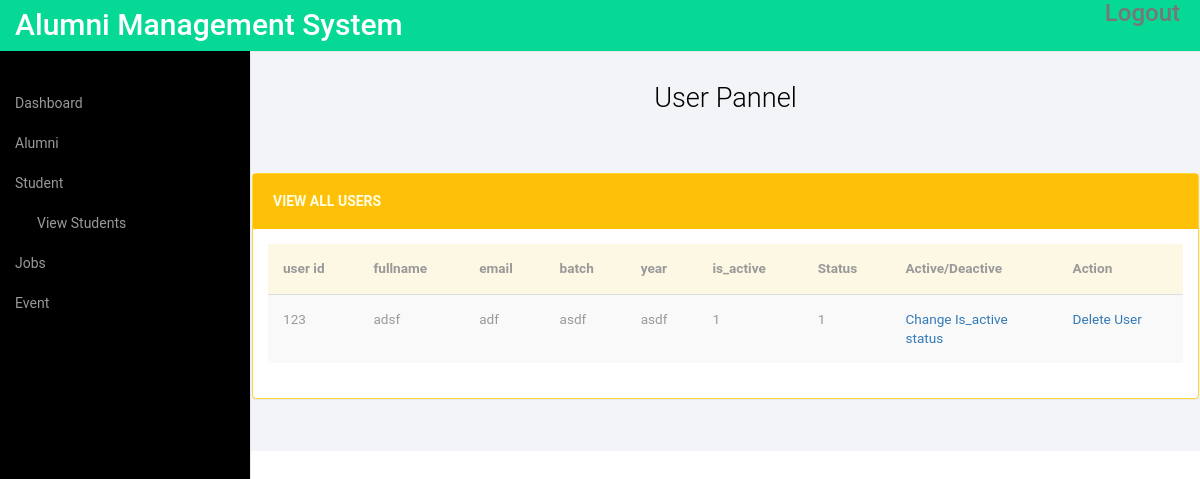
The app's page /admin_8.php with its own data.
### tables this page shows
CREATE TABLE IF NOT EXISTS `studentinfo` (
  `id` int(11) NOT NULL AUTO_INCREMENT,
  `student_id` varchar(40) NOT NULL,
  `fullname` varchar(60) NOT NULL,
  `email` varchar(60) NOT NULL,
  `department` varchar(60) NOT NULL,
  `batch` varchar(60) NOT NULL,
  `year` varchar(60) NOT NULL,
  `username` varchar(60) NOT NULL,
  `passward` varchar(60) NOT NULL,
  `type` tinyint(4) NOT NULL,
  `is_active` tinyint(4) NOT NULL,
  PRIMARY KEY (`id`)
);

### admin_8.php (the view, shortened to what this page needs)
<?php
include_once'link.php';
?>
<!DOCTYPE HTML>
<html>
<head>
  <link href="csss/bootstrap.min.css" rel='stylesheet' type='text/css' />
  <link href="csss/style.css" rel='stylesheet' type='text/css' />
  <link href="csss/font-awesome.css" rel="stylesheet">
</head>
<body>
  <div id="wrapper">
     <?php include'nav.php'; ?>
  <div id="page-wrapper">
    <div class="graphs">
      <div class="xs">
        <h3 align="center">User Pannel </h3>
            <div class="row">
    <div class="panel panel-warning" data-widget="{&quot;draggable&quot;: &quot;false&quot;}" data-widget-static="">
        <div class="panel-heading">
          <h2>View All Users</h2>
        </div>
        <div class="panel-body no-padding" style="display: block;">
          <table class="table table-striped">
            <thead>
              <tr class="warning">
                <th>user id</th>
                <th>fullname</th>
                <th>email</th>
                <th>batch</th>
                <th>year</th>
                <th>is_active</th>
                <th>Status</th>
                <th>Active/Deactive</th>
                <th>Action</th>
              </tr>
            </thead>
            <?php
              $sql="SELECT * FROM studentinfo ORDER BY id DESC;";
              if(!($result=mysqli_query($conn,$sql)))
              {
                echo "error".mysqli_error($conn);
                exit;
              }
              if(mysqli_num_rows($result)>0)
              while ($row=mysqli_fetch_assoc($result) )
              {
           ?>
            <tbody>
              <td><?php echo $row['student_id'];     ?></td>
              <td><?php echo $row['fullname'];    ?></td>
              <td><?php echo $row['email'];    ?></td>
              <td><?php echo $row['batch'];    ?></td>
              <td><?php echo $row['year'];    ?></td>
              <td><?php echo $row['type'];    ?></td>
              <td><?php echo $row['is_active'];    ?></td>
              <td><a href="acceptjoin_2.php?id=<?php echo $row['id'];?>" >Change Is_active<br> status</a></td>
              <td><a href="acd_4.php?id=<?php echo $row['id'];?>" >Delete User</a></td>
            </tbody>
            <?php  } ?>
          </table>
        </div>
      </div>
    </div>
  </div>
</div>
</div>
</div>
<link href="csss/custom.css" rel="stylesheet">
</body>
</html>

### csss/style.css (style rules this page uses)
h4, h5, h6, h1, h2, h3 { margin-top: 0; }
html, body { font-family: 'Roboto', sans-serif; font-size: 100%; background:#000; overflow-x: hidden; }
body a { transition:0.5s all; -webkit-transition:0.5s all; -moz-transition:0.5s all; -o-transition:0.5s all; -ms-transition:0.5s all; }
.panel .panel-heading { padding: 20px; overflow: hidden; border-top-left-radius: 0; border-top-right-radius: 0; border: 0!important; height: 55px; font-size: 14px; font-weight: 600; }
.panel-heading { padding:32px 15px 0px; border-top-left-radius:0 !important; border-top-right-radius: 0 !important; }
.graphs { padding: 2em 1em; background: #f2f4f8; font-family: 'Roboto', sans-serif; }
.xs h3, .widget_head { color:#000; font-size:1.7em; font-weight:300; margin-bottom: 1em; }
.table > thead > tr > th, .table > tbody > tr > th, .table > tfoot > tr > th, .table > thead > tr > td, .table > tbody > tr > td, .table > tfoot > tr > td { border-top: none !important; }
.panel-warning { margin-top: 2em; }
.panel.panel-warning { border-color: #fdd835; }
.panel.panel-warning .panel-heading { color: #fffde7; background-color: #ffc107; border-color: #fdd835; }
.panel .panel-heading h2 { font-size: 14px; font-weight: 700; margin: 0; text-transform: uppercase; }
.table > thead > tr > th, .table > tbody > tr > th, .table > tfoot > tr > th, .table > thead > tr > td, .table > tbody > tr > td, .table > tfoot > tr > td { font-size: 0.85em; color: #999; }
.table td, .table>tbody>tr>td, .table>tbody>tr>th, .table>tfoot>tr>td, .table>tfoot>tr>th, .table>thead>tr>td, .table>thead>tr>th { padding:15px !important; }
.table > thead > tr > th { border-bottom: 1px solid #ddd !important; }

### csss/custom.css (style rules this page uses)
#wrapper { width: 100%; }
#page-wrapper { min-height: 568px; background-color: #fff; }
@media (min-width:768px) { #page-wrapper { position: inherit; margin: 0 0 0 250px; border-left: 1px solid #e7e7e7; } }

### records on screen
studentinfo: student "123", fullname "adsf", email "adf", batch "asdf", year "asdf", type "1", is_active "1"
